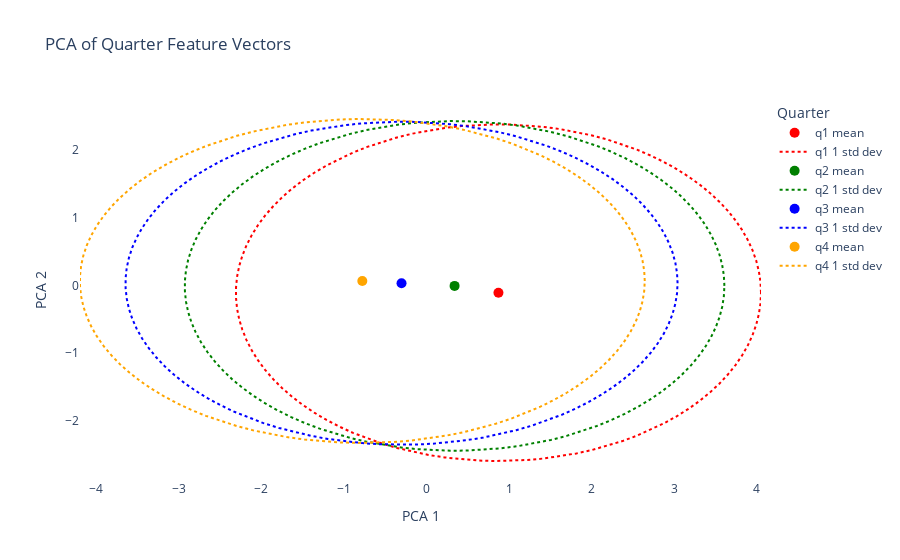

Notebook code for this chart:
### Markdown cell above
# PCA Visuation of vectors

### Code cell
# PCA visualisation of quarters in 2D

# Prepare datas for PCA
features = [f'feature_{i+1}' for i in range(16)]
quarters = sorted(vectors_df['quarter'].unique())

# Stacks all feature vectors for PCA fit
all_vectors = vectors_df.select(features).to_numpy()

# Fits PCA and transforms the data
pca = PCA(n_components=2)
all_vectors_2d = pca.fit_transform(all_vectors)

# Adds PCA results to DataFrame
vectors_df = vectors_df.with_columns([
    pl.Series('pca1', all_vectors_2d[:, 0]),
    pl.Series('pca2', all_vectors_2d[:, 1])
])

# Computes the means and standard deviations for each quarter
quarter_stats = {}
for q in quarters:
    q_df = vectors_df.filter(pl.col('quarter') == q)
    pca1 = q_df['pca1'].to_numpy()
    pca2 = q_df['pca2'].to_numpy()
    mean = np.array([pca1.mean(), pca2.mean()])
    std = np.array([pca1.std(), pca2.std()])
    quarter_stats[q] = {'mean': mean, 'std': std}

# Plots each quarter; mean is a dot and one standard deviation is presented as a circle
colour_map = {'q1': 'red', 'q2': 'green', 'q3': 'blue', 'q4': 'orange'}
fig = go.Figure()

for q in quarters:
    mean = quarter_stats[q]['mean']
    std = quarter_stats[q]['std']
    colour = colour_map.get(q, 'black')
    # dot for mean
    fig.add_trace(go.Scatter(
        x=[mean[0]], y=[mean[1]],
        mode='markers',
        marker=dict(size=10, color=colour),
        name=f'{q} mean',
        showlegend=True
    ))
    # Dashed circle for 1 std dev
    theta = np.linspace(0, 2 * np.pi, 100)
    circle_x = mean[0] + std[0] * np.cos(theta)
    circle_y = mean[1] + std[1] * np.sin(theta)
    fig.add_trace(go.Scatter(
        x=circle_x, y=circle_y,
        mode='lines',
        line=dict(color=colour, width=2, dash='dot'),
        name=f'{q} 1 std dev',
        showlegend=True
    ))

fig.update_layout(
    title='PCA of Quarter Feature Vectors',
    xaxis_title='PCA 1',
    yaxis_title='PCA 2',
    plot_bgcolor='white',
    legend_title='Quarter'
)

fig.show()
#fig.write_image('pca.png', scale=5)#Uncomment to save an image of the fig
